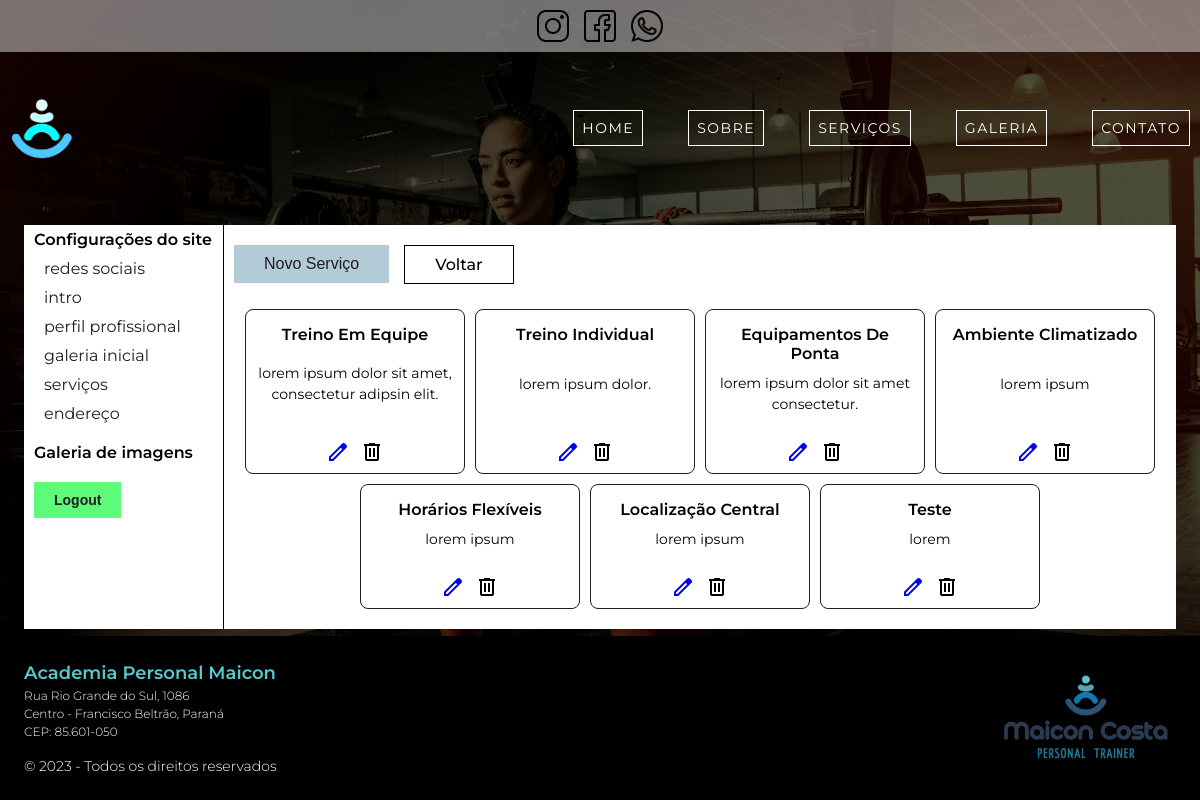
Screenshot of /author/dashboard/settings/services/ with the database file from the repository.
### app_home/models.py (models this page shows, shortened)
class Service(models.Model):
    title = models.CharField(max_length=255,
                             default='',
                             verbose_name='título',
                             )
    description = models.TextField(max_length=255,
                                   default='',
                                   verbose_name='descrição',
                                   )
    class Meta:
        verbose_name = 'Serviços'
        verbose_name_plural = 'Serviços'

class HomeContent(models.Model):
    social_network = models.ForeignKey(SocialNetwork,
                                       on_delete=models.CASCADE,
                                       default=None,
                                       verbose_name='redes sociais',
                                       )
    section_intro = models.ForeignKey(SectionIntro,
                                      on_delete=models.CASCADE,
                                      default=None,
                                      verbose_name='seção intro',
                                      )
    profile = models.ForeignKey(Profile,
                                on_delete=models.CASCADE,
                                default=None,
                                verbose_name='perfil do profissional',
                                )
    pre_gallery = models.ForeignKey(PreGallery,
                                    on_delete=models.CASCADE,
                                    default=None,
                                    verbose_name='galeria de imagens',
                                    )
    services = models.ManyToManyField(Service,
                                      verbose_name='serviços',
                                      )
    adress = models.ForeignKey(Adress,
                               on_delete=models.CASCADE,
                               default=None,
                               verbose_name='endereço',
                               )
    class Meta:
        verbose_name = 'Todas as configurações do site'
        verbose_name_plural = 'Todas as configurações do site'

class Adress(models.Model):
    name = models.CharField(max_length=255,
                            default='',
                            verbose_name='nome do estabelecimento',
                            )
    adress = models.CharField(max_length=255,
                              default='',
                              verbose_name='endereço',
                              )
    city = models.CharField(max_length=255,
                            default='',
                            verbose_name='bairro e cidade',
                            )
    postal = models.CharField(max_length=255,
                              default='',
                              verbose_name='cep',
                              )
    class Meta:
        verbose_name = 'Endereço'
        verbose_name_plural = 'Endereço'

### author/views/services.py (the view)
    @classmethod
    def all_services(cls, request) -> render:
        services: Service = Service.objects.all()
        return render(request, 'author/partials/_all_services.html', context={
            'services': services,
            'button_to_back_action': reverse('author:dashboard'),
            'button_name': 'Novo Serviço',
            'button_action': reverse('author:new_service'),
            'aditional_class': 'C-service__delete',
            'home_content': home_content,
        })

### author/templates/author/partials/_all_services.html (shortened to what this page needs)
{% extends 'author/pages/dashboard.html' %}
{% block settings %}
    {% include 'author/partials/_buttons.html' %}
    <section class="C-services_view center_flex_row">
        {% for service in services %}
            <div class="C-services_view_container center_flex_column">
                <p class="C-services_view_title" href="">{{ service.title }}</p>
                <p class="C-services_view_description"href="">{{ service.description }}</p>
                {% include 'author/partials/_buttons_actions_services.html' %}
            </div>
        {% endfor %}
    </section>
{% endblock %}

### author/templates/author/partials/_buttons_actions_services.html (shortened to what this page needs)
<div class="C-buttons__actions">
    <a href="{% url 'author:service' service.id %}"><span class="material-symbols-outlined C-buttons_view__span C-buttons_view__edit">edit</span></a>
    <span class="C-buttons_view__span C-buttons__delete_form">
        <form
            action="{% url 'author:service_delete' service.id %}"
            method="POST"
            class="C-buttons_view_delete C-buttons_view__span {{ aditional_class }}">
            <button type="submit">
                <span class="material-symbols-outlined C-buttons_view__span">delete</span>
            </button>
        </form>
    </span>
</div>

### base_template/global/partials/_footer.html
{% load static %}
<div class="C-footer__details">
    <a class="C-footer__link" href="{% url 'author:login' %}">
        <p class="C-footer__title">{{ home_content.adress.name }}</p>
    </a>
    <p class="C-footer__adress">{{ home_content.adress.adress }}</p>
    <p class="C-footer__adress">{{ home_content.adress.city }}</p>
    <p class="C-footer__adress">{{ home_content.adress.postal }}</p>
    <p class="C-footer__copy"> &copy; 2023 - Todos os direitos reservados</p>
</div>
<div class="C-footer__logo">
    <img src="{% static 'global/images/logo.png' %}" alt="">
</div>

### base_static/global/css/style.css (style rules this page uses)
* { margin: 0; padding: 0; box-sizing: border-box; }
:root { --blue-0: #C5FFFD; --blue-1: #B3CBD7; --blue-2: #59C9D0; --blue-3: #067CB8; --blue-4: #0B7DB2; --blue-4: #26557A; --blue-5: #283958; --blue-5-transparent: #2839589c; --blue-facebook: #1976D2; --orange-1: #ED541C; --orange-1-instagram: #FA851D; --orange-2-instagram: #F55031; --orange-3-instagram: #B43179; --orange-4-instagram: #B52F8C; --light-white: #FBFBFB; --standard-white: #ffffff; --standard-black: #000000; --black-transparent-bg: rgba(0, 0, 0, 0.7); --gray-1: rgb(65, 63, 63); --green-1-whatsapp: #30BF2E; --green-2-whatsapp: #5EFA79; --standard-gray: #1f1d1d; --standard-red: rgba(179, 46, 46, 0.863); --std-white-transparent: rgba(255, 255, 255, 0.288); --std-white-transparent-2: rgba(255, 255, 255, 0.548); --font-montserrat: 'Montserrat', sans-serif; --font-oswald: 'Oswald', sans-serif; }
html, body { font-family: var(--font-montserrat); height: 100%; scroll-behavior: smooth; }
.center_flex_row { display: flex; justify-content: center; align-items: center; }
.center_flex_column { display: flex; flex-direction: column; justify-content: center; align-items: center; }
.C-body { display: grid; grid-template-columns: 1fr; grid-template-rows: auto 1fr auto; grid-template-areas: "header" "main" "footer"; background-color: var(--black-transparent-bg); background-image: url('../images/bg-body-img_m.jpg'); background-position: center top; background-size: cover; background-repeat: no-repeat; background-attachment: fixed; }
.C-services_view { column-gap: 10px; row-gap: 10px; align-items: stretch; flex-wrap: wrap; }
.C-services_view_container { width: 100%; max-width: 220px; padding: 15px 10px 5px 10px; border: 1px solid var(--standard-gray); border-radius: 8px; justify-content: space-between; flex-shrink: 2; flex-grow: 2; flex-basis: 25%; text-align: center; }
.C-services_view_container p { text-align: center; margin-bottom: 10px; color: var(--standard-black); }
.C-services_view_title { text-transform: capitalize; font-size: 16px; font-weight: 600; }
.C-services_view_description { line-height: 1.5; font-size: 14px; }
.C-buttons__actions { margin-top: 15px; display: flex; justify-content: center; align-items: center; flex-wrap: wrap; column-gap: 10px; row-gap: 10px; }
.C-buttons__delete_form { display: inline-block; cursor: pointer; }
.C-buttons_view_delete button { background-color: transparent; border: none; outline: none; cursor: pointer; z-index: 1000; }
.C-footer__link { text-decoration: none; }
.C-footer__title { font-size: 18px; font-weight: 600; color: var(--blue-2); line-height: 1.5; }
.C-footer__adress, .C-footer__copy { color: white; font-size: 12px; font-weight: 300; line-height: 1.5; }
.C-footer__copy { padding-top: 15px; font-size: 14px; }
.C-footer__logo { width: 100%; max-width: 180px; }
.C-footer__logo img { width: 100%; }

### rows the page displays
Service: title "Treino Em Equipe", description "lorem ipsum dolor sit amet, consectetur adipsin elit."
Service: title "Treino Individual", description "lorem ipsum dolor."
Service: title "Equipamentos De Ponta", description "lorem ipsum dolor sit amet consectetur."
Service: title "Ambiente Climatizado", description "lorem ipsum"
Service: title "Horários Flexíveis", description "lorem ipsum"
Service: title "Localização Central", description "lorem ipsum"
Service: title "Teste", description "lorem"
HomeContent: adress.name "Academia Personal Maicon", adress.adress "Rua Rio Grande do Sul, 1086", adress.city "Centro - Francisco Beltrão, Paraná", adress.postal "CEP: 85.601-050"
